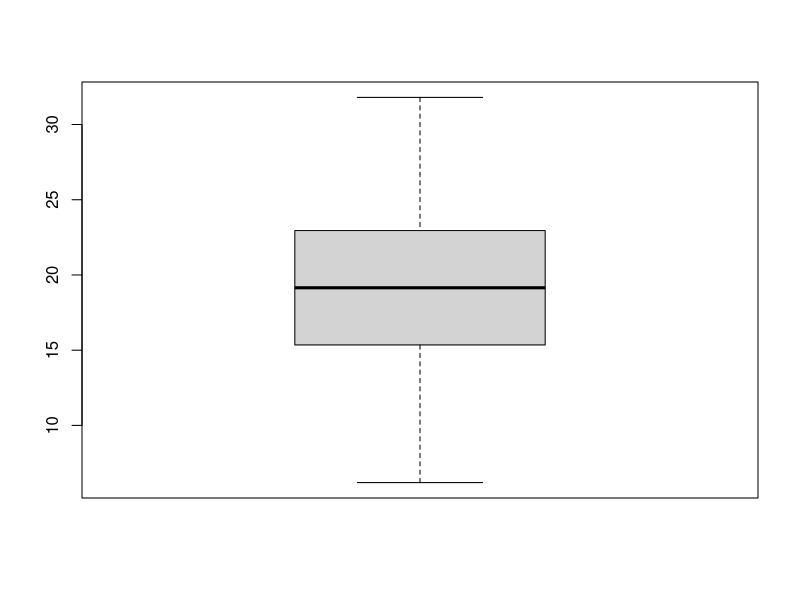
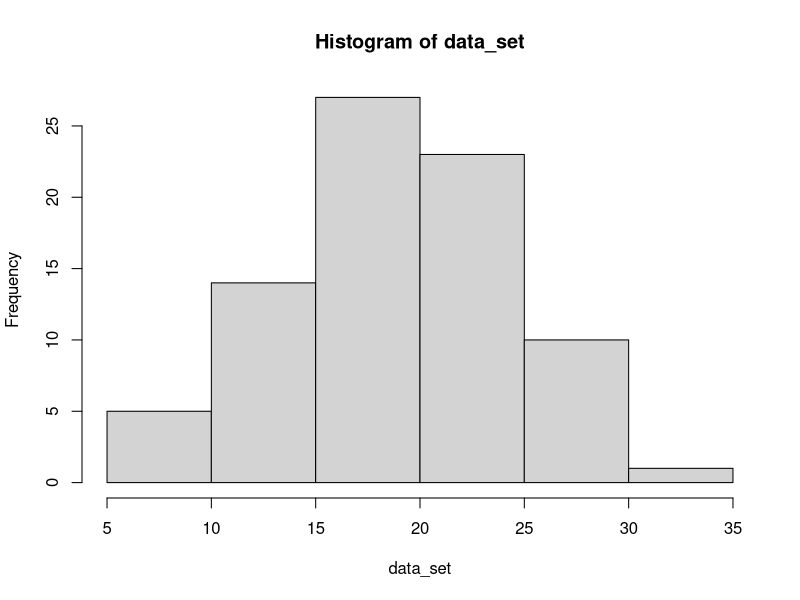

Generate these figures, in order, with R:
#Method to calculate the mode of a series
getMode <- function(x) {
  uniques <- unique(x)
  uniques[which.max(tabulate(match(x, uniques)))]
}


data_set <- c(15.8,22.7,26.8,19.1,18.5,14.4,8.3,25.9,26.4,9.8,21.9,10.5,17.3,6.2,18.0,22.9,24.6,19.4,12.3,15.9,20.1,17.0,22.3,27.5,23.9,17.5,11.0,20.4,16.2,20.8,20.9,21.4,18.0,24.3,11.8,17.9,18.7,12.8,15.5,19.2,13.9,28.6,19.4,21.6,13.5,24.6,20.0,24.1,9.0,17.6,25.7,20.1,13.2,23.7,10.7,19.0,14.5,18.1,31.8,28.5,22.7,15.2,23.0,29.6,11.2,14.7,20.5,26.6,13.3,18.1,24.8,26.1,7.7,22.5,19.3,19.4,16.7,16.9,23.5,18.4)

# ===== Item n. 1 ===== #
m_data <- mean(data_set) # Mean of the data set
med_data <- median(data_set) # Median of the data set (also second quantile)
mod_data <- getMode(data_set) # Mode of the data set

# ===== Item n. 2 ===== #
boxplot(data_set)
hist(data_set)

# ===== Item n. 3 ===== #
quanta <- quantile(data_set, probs = c(0.25, 0.50, 0.75), na.rm = TRUE) # Gets all quantiles 
Q1 <- quanta[1]
Q2 <- quanta[2]
Q3 <- quanta[3]
iqr <- Q3 - Q1

# ===== Item n. 4 ===== #
limit <- 25 # Threshold of pollutant emission
excess <- sum(data_set > limit) # Sum of days on which the limit was exceeded
total_days <- length(data_set) # Total number of days
prop <- excess/total_days # Ratio of days over the limit vs days below the limit
percent <- prop*100 




print("========== DATA ANALYSIS ==========")
sprintf("Mean: %s", m_data)
sprintf("Median: %s", med_data)
sprintf("Mode: %s", mod_data)
sprintf("Q1: %s", Q1)
sprintf("Q2: %s", Q2)
sprintf("Q3: %s", Q3)
sprintf("IQR: %s", iqr)
sprintf("Percentage of days above the limit X days below the limit: %s ", percent)
print("==========//==========")


